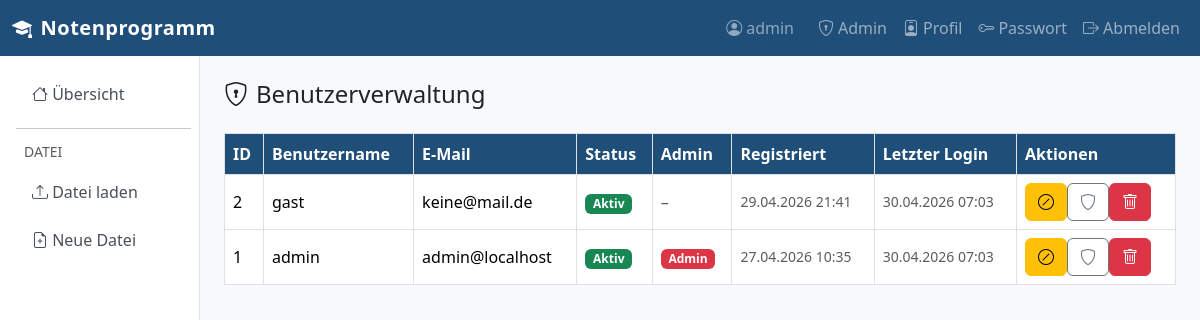
Page /auth/admin/users (signed in) on the committed database.
### app/models.py (models this page shows, shortened)
class User(UserMixin, db.Model):
    __tablename__ = "users"
    id = db.Column(db.Integer, primary_key=True)
    username = db.Column(db.String(64), unique=True, nullable=False, index=True)
    email = db.Column(db.String(120), unique=True, nullable=False, index=True)
    password_hash = db.Column(db.String(256), nullable=False)
    is_approved = db.Column(db.Boolean, default=False, nullable=False)
    is_admin = db.Column(db.Boolean, default=False, nullable=False)
    created_at = db.Column(db.DateTime, default=lambda: datetime.now(timezone.utc))
    last_login = db.Column(db.DateTime, nullable=True)
    lehrer_vorname = db.Column(db.String(64), nullable=True)
    lehrer_nachname = db.Column(db.String(64), nullable=True)
    dienstbezeichnung = db.Column(db.String(64), nullable=True)
    anrede = db.Column(db.String(10), nullable=True)

### app/auth/routes.py (the view)
@auth_bp.route("/admin/users")
@login_required
@admin_required
def admin_users():
    users = User.query.order_by(User.created_at.desc()).all()
    return render_template("auth/admin_users.html", users=users)

### app/auth/routes.py (called while the page is built)
def admin_required(f):
    from functools import wraps
    @wraps(f)
    def decorated(*args, **kwargs):
        if not current_user.is_authenticated or not current_user.is_admin:
            flash("Dieser Bereich ist nur für Administratoren.", "danger")
            return redirect(url_for("grades.index"))
        return f(*args, **kwargs)
    return decorated

### app/models.py (called while the page is built)
@login_manager.user_loader
def load_user(user_id: str):
    return db.session.get(User, int(user_id))

### app/templates/auth/admin_users.html (shortened to what this page needs)
{% extends "base.html" %}
{% from "macros.html" import csrf_field %}
{% block content %}
<h4 class="mb-4"><i class="bi bi-shield-lock me-2"></i>Benutzerverwaltung</h4>
<div class="table-responsive">
<table class="table table-bordered table-hover align-middle">
  <thead>
    <tr>
      <th>ID</th><th>Benutzername</th><th>E-Mail</th>
      <th>Status</th><th>Admin</th><th>Registriert</th><th>Letzter Login</th><th>Aktionen</th>
    </tr>
  </thead>
  <tbody>
  {% for u in users %}
    <tr>
      <td>{{ u.id }}</td>
      <td>{{ u.username }}</td>
      <td>{{ u.email }}</td>
      <td>
        {% if u.is_approved %}
          <span class="badge bg-success">Aktiv</span>
        {% else %}
          <span class="badge bg-warning text-dark">Ausstehend</span>
        {% endif %}
      </td>
      <td>
        {% if u.is_admin %}
          <span class="badge bg-danger">Admin</span>
        {% else %}
          <span class="text-muted">–</span>
        {% endif %}
      </td>
      <td class="small text-muted">{{ u.created_at.strftime('%d.%m.%Y %H:%M') if u.created_at else '–' }}</td>
      <td class="small text-muted">{{ u.last_login.strftime('%d.%m.%Y %H:%M') if u.last_login else '–' }}</td>
      <td>
        <div class="btn-group btn-group-sm" role="group">
          {% if not u.is_approved %}
          <form method="post" action="{{ url_for('auth.approve_user', user_id=u.id) }}" class="d-inline">
            {{ csrf_field() }}
            <button class="btn btn-success" title="Freischalten">
              <i class="bi bi-check-lg"></i>
            </button>
          </form>
          {% else %}
          <form method="post" action="{{ url_for('auth.revoke_user', user_id=u.id) }}" class="d-inline">
            <button class="btn btn-warning" title="Sperren"><i class="bi bi-slash-circle"></i></button>
          </form>
          {% endif %}
          <form method="post" action="{{ url_for('auth.toggle_admin', user_id=u.id) }}" class="d-inline">
            <button class="btn btn-outline-secondary" title="Admin umschalten"><i class="bi bi-shield"></i></button>
          </form>
          <form method="post" action="{{ url_for('auth.delete_user', user_id=u.id) }}" class="d-inline"
                onsubmit="return confirm('Benutzer wirklich löschen?')">
            <button class="btn btn-danger" title="Löschen"><i class="bi bi-trash"></i></button>
          </form>
        </div>
      </td>
    </tr>
  {% else %}
    <tr><td colspan="8" class="text-center text-muted">Keine Benutzer vorhanden.</td></tr>
  {% endfor %}
  </tbody>
</table>
</div>
{% endblock %}

### app/templates/base.html (shortened to what this page needs)
<!doctype html>
<html lang="de">
<head>
  <link rel="stylesheet" href="https://cdn.jsdelivr.net/npm/bootstrap@5.3.3/dist/css/bootstrap.min.css">
  <link rel="stylesheet" href="https://cdn.jsdelivr.net/npm/bootstrap-icons@1.11.3/font/bootstrap-icons.min.css">
</head>
<body>
<nav class="navbar navbar-expand-lg navbar-dark" style="background-color:#1f4e79;">
  <div class="container-fluid">
    <a class="navbar-brand" href="{{ url_for('grades.index') }}">
      <i class="bi bi-mortarboard-fill me-2"></i>Notenprogramm
    </a>
    <div class="collapse navbar-collapse" id="navMain">
      <ul class="navbar-nav ms-auto align-items-lg-center">
        {% if current_user.is_authenticated %}
          <li class="nav-item">
            <span class="navbar-text me-3 text-white-50">
              <i class="bi bi-person-circle me-1"></i>{{ current_user.username }}
            </span>
          </li>
          {% if current_user.is_admin %}
          <li class="nav-item">
            <a class="nav-link" href="{{ url_for('auth.admin_users') }}">
              <i class="bi bi-shield-lock me-1"></i>Admin
            </a>
          </li>
          {% endif %}
          <li class="nav-item">
            <a class="nav-link" href="{{ url_for('auth.profil') }}">
              <i class="bi bi-person-badge me-1"></i>Profil
            </a>
          </li>
          <li class="nav-item">
            <a class="nav-link" href="{{ url_for('auth.change_password') }}">
              <i class="bi bi-key me-1"></i>Passwort
            </a>
          </li>
          <li class="nav-item">
            <a class="nav-link" href="{{ url_for('auth.logout') }}">
              <i class="bi bi-box-arrow-right me-1"></i>Abmelden
            </a>
          </li>
        {% else %}
          <li class="nav-item">
            <a class="nav-link" href="{{ url_for('auth.login') }}">Anmelden</a>
          </li>
        {% endif %}
      </ul>
    </div>
  </div>
</nav>
<div class="container-fluid">
  <div class="row">
    {% if current_user.is_authenticated %}
    <nav class="col-md-2 d-none d-md-block sidebar py-3 ps-3 pe-2">
      <ul class="nav flex-column gap-1">
        <li class="nav-item">
          <a class="nav-link {% if request.endpoint == 'grades.index' %}active{% endif %}"
             href="{{ url_for('grades.index') }}">
            <i class="bi bi-house"></i> Übersicht
          </a>
        </li>
        <hr class="my-2">
        <li class="nav-item text-muted small px-2 mb-1">DATEI</li>
        <li class="nav-item">
          <a class="nav-link {% if request.endpoint == 'grades.upload' %}active{% endif %}"
             href="{{ url_for('grades.upload') }}">
            <i class="bi bi-upload"></i> Datei laden
          </a>
        </li>
        <li class="nav-item">
          <a class="nav-link" href="{{ url_for('grades.new_file') }}"
             onclick="return confirm('Neue leere Datei erstellen? Ungespeicherte Daten gehen verloren.')">
            <i class="bi bi-file-earmark-plus"></i> Neue Datei
          </a>
        </li>
      </ul>
    </nav>
    <main class="col-md-10 content-area py-4 px-4">
    {% else %}
    <main class="col-12 content-area py-4 px-4">
    {% endif %}
      {% block content %}{% endblock %}
    </main>
  </div>
</div>
</body>
</html>

### app/templates/base.html (style rules this page uses)
body { background-color: #f8f9fa; }
.navbar-brand { font-weight: 700; letter-spacing: .5px; }
.sidebar { min-height: calc(100vh - 56px); border-right: 1px solid #dee2e6; background: #fff; }
.sidebar .nav-link { color: #495057; border-radius: .375rem; margin: 2px 0; }
.sidebar .nav-link i { width: 1.4em; }
.content-area { min-height: calc(100vh - 56px); }
.table th { background-color: #1f4e79; color: #fff; }

### rows in the picture
User: username "admin", id "1", email "admin@localhost", is_approved "Aktiv", is_admin "Admin", created_at "27.04.2026 10:35", last_login "30.04.2026 07:03"
User: id "2", username "gast", email "keine@mail.de", is_approved "Aktiv", created_at "29.04.2026 21:41", last_login "30.04.2026 07:03"
